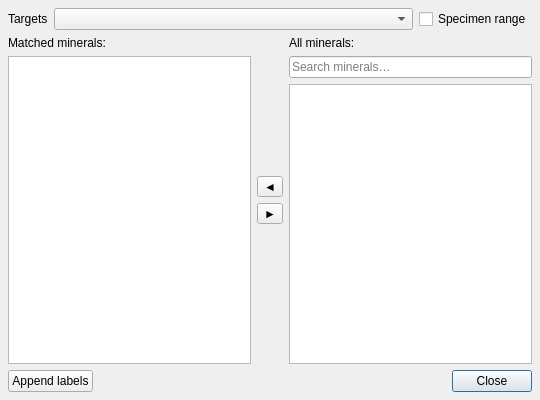
<?xml version="1.0" encoding="UTF-8"?>
<ui version="4.0">
 <class>MatchMineralsDialog</class>
 <widget class="QDialog" name="MatchMineralsDialog">
  <property name="geometry">
   <rect>
    <x>0</x>
    <y>0</y>
    <width>540</width>
    <height>400</height>
   </rect>
  </property>
  <property name="windowTitle">
   <string>Match minerals</string>
  </property>
  <layout class="QVBoxLayout" name="dialogLayout">
   <property name="spacing">
    <number>6</number>
   </property>
   <property name="leftMargin">
    <number>8</number>
   </property>
   <property name="topMargin">
    <number>8</number>
   </property>
   <property name="rightMargin">
    <number>8</number>
   </property>
   <property name="bottomMargin">
    <number>8</number>
   </property>
   <item>
    <layout class="QHBoxLayout" name="box_targets">
     <item>
      <widget class="QLabel" name="lbl_targets">
       <property name="text">
        <string>Targets</string>
       </property>
       <property name="buddy">
        <cstring>cmb_targets</cstring>
       </property>
      </widget>
     </item>
     <item>
      <widget class="QComboBox" name="cmb_targets">
       <property name="sizePolicy">
        <sizepolicy hsizetype="Expanding" vsizetype="Fixed">
         <horstretch>1</horstretch>
         <verstretch>0</verstretch>
        </sizepolicy>
       </property>
       <property name="toolTip">
        <string>The peaks the minerals are scored against. Tick or untick peaks to change them; the scores update at once.</string>
       </property>
       <property name="maxVisibleItems">
        <number>16</number>
       </property>
      </widget>
     </item>
     <item>
      <widget class="QCheckBox" name="chk_use_specimen_range">
       <property name="text">
        <string>Specimen range</string>
       </property>
      </widget>
     </item>
    </layout>
   </item>
   <item>
    <layout class="QHBoxLayout" name="listsRow">
     <item>
      <layout class="QVBoxLayout" name="matchesColumn">
       <item>
        <widget class="QLabel" name="lbl_select">
         <property name="text">
          <string>Matched minerals:</string>
         </property>
        </widget>
       </item>
       <item>
        <widget class="QTreeView" name="tv_matches">
         <property name="rootIsDecorated">
          <bool>false</bool>
         </property>
         <property name="alternatingRowColors">
          <bool>true</bool>
         </property>
        </widget>
       </item>
      </layout>
     </item>
     <item>
      <layout class="QVBoxLayout" name="transferColumn">
       <item>
        <spacer name="transferTopSpacer">
         <property name="orientation">
          <enum>Qt::Vertical</enum>
         </property>
         <property name="sizeHint" stdset="0">
          <size>
           <width>20</width>
           <height>40</height>
          </size>
         </property>
        </spacer>
       </item>
       <item>
        <widget class="QToolButton" name="btn_rtl">
         <property name="toolTip">
          <string>Add the selected mineral to the matches</string>
         </property>
         <property name="text">
          <string>◄</string>
         </property>
        </widget>
       </item>
       <item>
        <widget class="QToolButton" name="btn_ltr">
         <property name="toolTip">
          <string>Remove the selected mineral from the matches</string>
         </property>
         <property name="text">
          <string>►</string>
         </property>
        </widget>
       </item>
       <item>
        <spacer name="transferBottomSpacer">
         <property name="orientation">
          <enum>Qt::Vertical</enum>
         </property>
         <property name="sizeHint" stdset="0">
          <size>
           <width>20</width>
           <height>40</height>
          </size>
         </property>
        </spacer>
       </item>
      </layout>
     </item>
     <item>
      <layout class="QVBoxLayout" name="mineralsColumn">
       <item>
        <widget class="QLabel" name="minerals_lbl">
         <property name="text">
          <string>All minerals:</string>
         </property>
        </widget>
       </item>
       <item>
        <widget class="QLineEdit" name="edit_search">
         <property name="clearButtonEnabled">
          <bool>true</bool>
         </property>
         <property name="placeholderText">
          <string>Search minerals&#8230;</string>
         </property>
         <property name="toolTip">
          <string>Filter the list by mineral name or abbreviation.</string>
         </property>
        </widget>
       </item>
       <item>
        <widget class="QTreeView" name="tv_minerals">
         <property name="rootIsDecorated">
          <bool>false</bool>
         </property>
         <property name="alternatingRowColors">
          <bool>true</bool>
         </property>
        </widget>
       </item>
      </layout>
     </item>
    </layout>
   </item>
   <item>
    <layout class="QHBoxLayout" name="bottomRow">
     <item>
      <widget class="QPushButton" name="btn_apply">
       <property name="toolTip">
        <string>Add the selected mineral's abbreviation to the label of every target peak.</string>
       </property>
       <property name="text">
        <string>Append labels</string>
       </property>
       <property name="autoDefault">
        <bool>false</bool>
       </property>
       <property name="default">
        <bool>false</bool>
       </property>
      </widget>
     </item>
     <item>
      <widget class="QDialogButtonBox" name="buttonBox">
       <property name="standardButtons">
        <set>QDialogButtonBox::Close</set>
       </property>
      </widget>
     </item>
    </layout>
   </item>
  </layout>
 </widget>
 <resources/>
 <connections/>
</ui>
